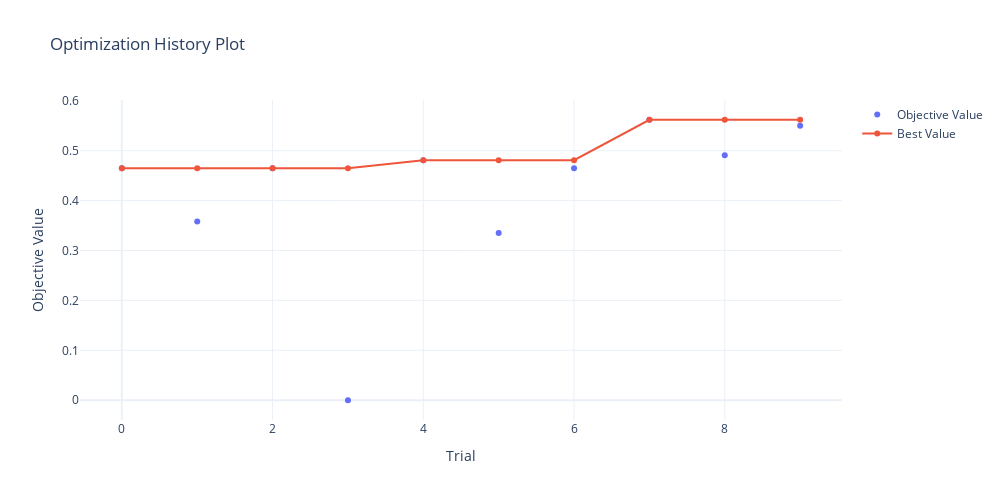
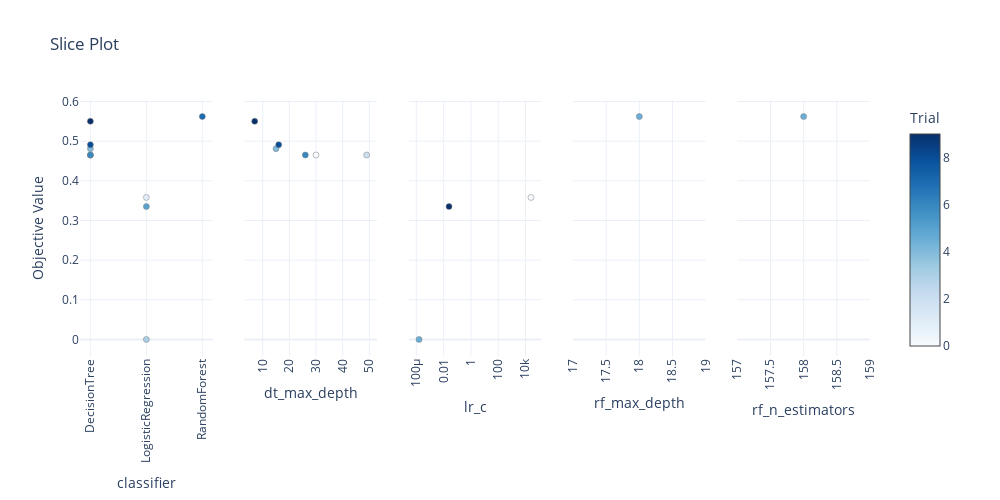

Source (notebook cell) for these figures, in order:
### Markdown cell above
Визуализируем результаты.

### Code cell
fig = optuna.visualization.plot_optimization_history(study_no_sampling)
fig.update_layout(template='plotly_white', width=FIG_WIDTH, height=FIG_HEIGHT)
fig.show()

fig = optuna.visualization.plot_slice(study_no_sampling)
fig.update_layout(template='plotly_white', width=FIG_WIDTH, height=FIG_HEIGHT)
fig.update_xaxes(tickangle=-90)
fig.show()

### Figure 1 — Plotly figure (JSON) as saved in the notebook; plotly's stock layout.template omitted (floating-point values rounded to 4 significant figures)
{"data": [{"mode": "markers", "name": "Objective Value", "type": "scatter", "x": [0, 1, 2, 3, 4, 5, 6, 7, 8, 9], "y": [0.465, 0.358, 0.465, 0, 0.481, 0.335, 0.465, 0.562, 0.491, 0.55]}, {"name": "Best Value", "type": "scatter", "x": [0, 1, 2, 3, 4, 5, 6, 7, 8, 9], "y": [0.465, 0.465, 0.465, 0.465, 0.481, 0.481, 0.481, 0.562, 0.562, 0.562]}], "layout": {"height": 500, "title": {"text": "Optimization History Plot"}, "width": 1000, "xaxis": {"title": {"text": "Trial"}}, "yaxis": {"title": {"text": "Objective Value"}}}}

### Figure 2 — Plotly figure (JSON) as saved in the notebook; plotly's stock layout.template omitted (floating-point values rounded to 4 significant figures)
{"data": [{"marker": {"color": [0, 1, 2, 3, 4, 5, 6, 7, 8, 9], "colorbar": {"title": {"text": "Trial"}, "x": 1, "xpad": 40}, "colorscale": [[0, "rgb(247,251,255)"], [0.125, "rgb(222,235,247)"], [0.25, "rgb(198,219,239)"], [0.375, "rgb(158,202,225)"], [0.5, "rgb(107,174,214)"], [0.625, "rgb(66,146,198)"], [0.75, "rgb(33,113,181)"], [0.875, "rgb(8,81,156)"], [1, "rgb(8,48,107)"]], "line": {"color": "Grey", "width": 0.5}, "showscale": true}, "mode": "markers", "showlegend": false, "type": "scatter", "x": ["DecisionTree", "LogisticRegression", "DecisionTree", "LogisticRegression", "DecisionTree", "LogisticRegression", "DecisionTree", "RandomForest", "DecisionTree", "DecisionTree"], "xaxis": "x", "y": [0.465, 0.358, 0.465, 0, 0.481, 0.335, 0.465, 0.562, 0.491, 0.55], "yaxis": "y"}, {"marker": {"color": [0, 2, 4, 6, 8, 9], "colorbar": {"title": {"text": "Trial"}, "x": 1, "xpad": 40}, "colorscale": [[0, "rgb(247,251,255)"], [0.125, "rgb(222,235,247)"], [0.25, "rgb(198,219,239)"], [0.375, "rgb(158,202,225)"], [0.5, "rgb(107,174,214)"], [0.625, "rgb(66,146,198)"], [0.75, "rgb(33,113,181)"], [0.875, "rgb(8,81,156)"], [1, "rgb(8,48,107)"]], "line": {"color": "Grey", "width": 0.5}, "showscale": false}, "mode": "markers", "showlegend": false, "type": "scatter", "x": [30, 49, 15, 26, 16, 7], "xaxis": "x2", "y": [0.465, 0.465, 0.481, 0.465, 0.491, 0.55], "yaxis": "y2"}, {"marker": {"color": [1, 3, 5], "colorbar": {"title": {"text": "Trial"}, "x": 1, "xpad": 40}, "colorscale": [[0, "rgb(247,251,255)"], [0.125, "rgb(222,235,247)"], [0.25, "rgb(198,219,239)"], [0.375, "rgb(158,202,225)"], [0.5, "rgb(107,174,214)"], [0.625, "rgb(66,146,198)"], [0.75, "rgb(33,113,181)"], [0.875, "rgb(8,81,156)"], [1, "rgb(8,48,107)"]], "line": {"color": "Grey", "width": 0.5}, "showscale": false}, "mode": "markers", "showlegend": false, "type": "scatter", "x": [24780.0, 0.0001588, 0.02491], "xaxis": "x3", "y": [0.358, 0, 0.335], "yaxis": "y3"}, {"marker": {"color": [7], "colorbar": {"title": {"text": "Trial"}, "x": 1, "xpad": 40}, "colorscale": [[0, "rgb(247,251,255)"], [0.125, "rgb(222,235,247)"], [0.25, "rgb(198,219,239)"], [0.375, "rgb(158,202,225)"], [0.5, "rgb(107,174,214)"], [0.625, "rgb(66,146,198)"], [0.75, "rgb(33,113,181)"], [0.875, "rgb(8,81,156)"], [1, "rgb(8,48,107)"]], "line": {"color": "Grey", "width": 0.5}, "showscale": false}, "mode": "markers", "showlegend": false, "type": "scatter", "x": [18], "xaxis": "x4", "y": [0.562], "yaxis": "y4"}, {"marker": {"color": [7], "colorbar": {"title": {"text": "Trial"}, "x": 1, "xpad": 40}, "colorscale": [[0, "rgb(247,251,255)"], [0.125, "rgb(222,235,247)"], [0.25, "rgb(198,219,239)"], [0.375, "rgb(158,202,225)"], [0.5, "rgb(107,174,214)"], [0.625, "rgb(66,146,198)"], [0.75, "rgb(33,113,181)"], [0.875, "rgb(8,81,156)"], [1, "rgb(8,48,107)"]], "line": {"color": "Grey", "width": 0.5}, "showscale": false}, "mode": "markers", "showlegend": false, "type": "scatter", "x": [158], "xaxis": "x5", "y": [0.562], "yaxis": "y5"}], "layout": {"height": 500, "title": {"text": "Slice Plot"}, "width": 1000, "xaxis": {"anchor": "y", "domain": [0, 0.168], "tickangle": -90, "title": {"text": "classifier"}}, "xaxis2": {"anchor": "y2", "domain": [0.208, 0.376], "tickangle": -90, "title": {"text": "dt_max_depth"}}, "xaxis3": {"anchor": "y3", "domain": [0.416, 0.584], "tickangle": -90, "title": {"text": "lr_c"}, "type": "log"}, "xaxis4": {"anchor": "y4", "domain": [0.624, 0.792], "tickangle": -90, "title": {"text": "rf_max_depth"}}, "xaxis5": {"anchor": "y5", "domain": [0.832, 1], "tickangle": -90, "title": {"text": "rf_n_estimators"}}, "yaxis": {"anchor": "x", "domain": [0, 1], "title": {"text": "Objective Value"}}, "yaxis2": {"anchor": "x2", "domain": [0, 1], "matches": "y", "showticklabels": false}, "yaxis3": {"anchor": "x3", "domain": [0, 1], "matches": "y", "showticklabels": false}, "yaxis4": {"anchor": "x4", "domain": [0, 1], "matches": "y", "showticklabels": false}, "yaxis5": {"anchor": "x5", "domain": [0, 1], "matches": "y", "showticklabels": false}}}
